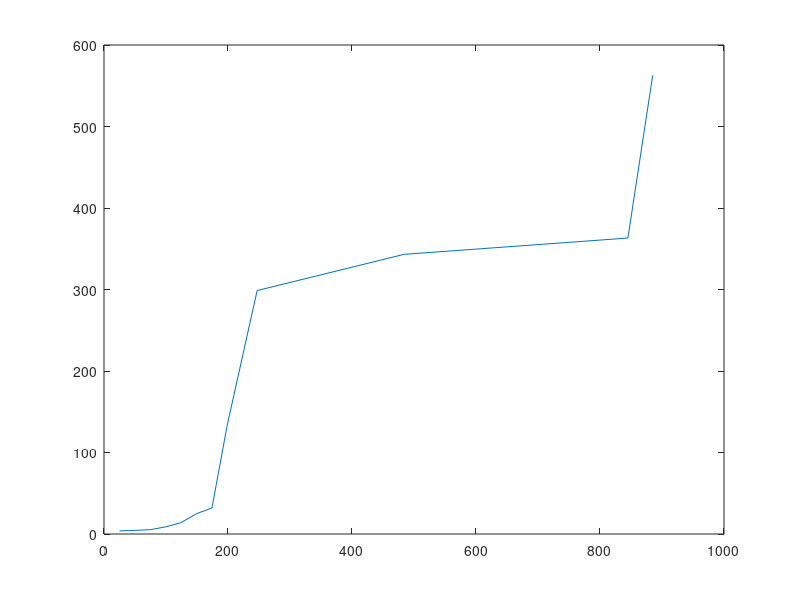

MATLAB code to generate this figure: (Note: this script raises an error after producing the figure.)
vel_avg = [ 885, 845, 484.0134, 247, 198.65, 174.1033, 149.4215, 124.06514, 99.84, 74.9406, 49.9827, 24.9954 ]';
rmse = [562.7, 363.1446, 343.153, 298.7, 133.24, 31.9130, 24.99,  13.8740, 8.847, 5.2970, 4.4770, 3.7960 ]'; 

test = [vel_avg, rmse];

figure()
plot(vel_avg, rmse);


histogram(test)